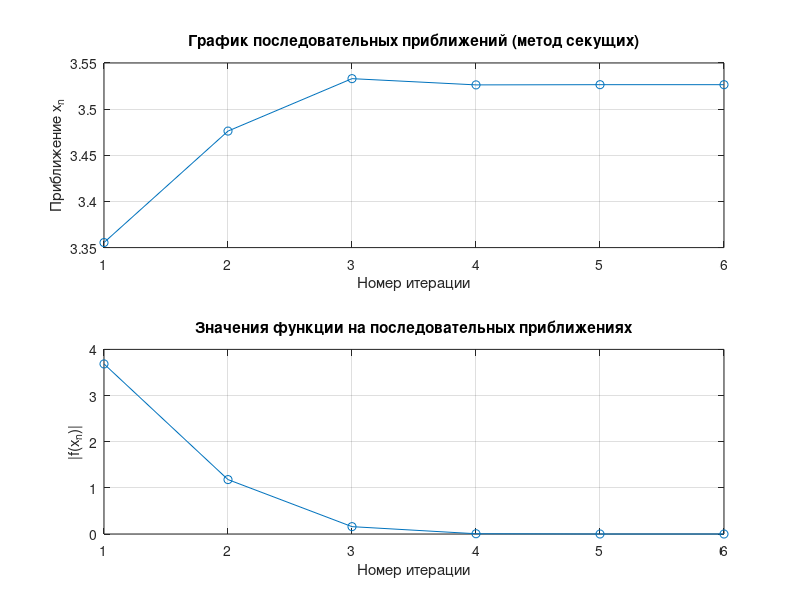

The MATLAB script that drew this image:
% secant_iterative.m
% Решение трансцендентного уравнения: exp(x) + log(x) - 10*x = 0
% с использованием метода секущих.
% Исходные данные:
%   Начальные приближения: x0 = 3, x1 = 4
%   Точность: tol = 1e-4
%   Максимальное число итераций: 100

% Определяем функцию
f = @(x) exp(x) + log(x) - 10*x;

% Начальные приближения
x0 = 3;
x1 = 4;
tol = 1e-4;
max_iter = 100;

iter = 0;
data = []; % для хранения истории итераций

fprintf(' Итерация       x_n          f(x_n)\n');
fprintf('----------------------------------------\n');

while iter < max_iter
    f0 = f(x0);
    f1 = f(x1);
    if (f1 - f0) == 0
        error('Обнаружено деление на 0. Метод не может продолжаться.');
    end
    
    % Формула метода секущих
    x2 = x1 - f1 * (x1 - x0) / (f1 - f0);
    iter = iter + 1;
    
    % Запись результатов итерации
    data = [data; iter, x2, f(x2)]; 
    fprintf('   %2d      %.6f   %.6e\n', iter, x2, f(x2));
    
    if abs(x2 - x1) < tol
        break;
    end
    
    % Обновление приближений
    x0 = x1;
    x1 = x2;
end

% Построение графиков: 
%  - График изменения приближённого значения корня с номером итерации
%  - График изменения модуля значения функции
figure;
subplot(2,1,1);
plot(data(:,1), data(:,2), '-o');
xlabel('Номер итерации');
ylabel('Приближение x_n');
title('График последовательных приближений (метод секущих)');
grid on;

subplot(2,1,2);
plot(data(:,1), abs(data(:,3)), '-o');
xlabel('Номер итерации');
ylabel('|f(x_n)|');
title('Значения функции на последовательных приближениях');
grid on;
